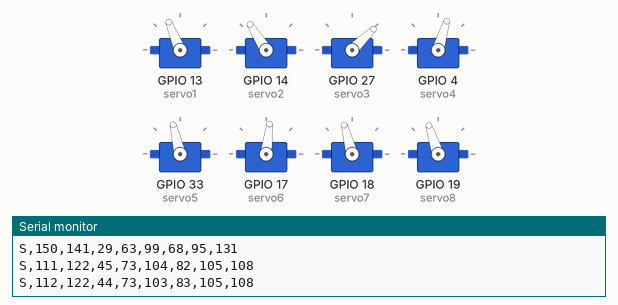
A sketch run on a simulated ESP32. Parts: 8 × servo, the last lines printed to the serial monitor. Nothing arrives over Bluetooth unless stated.

Above: at 2.05 s.
At 2.35 s:
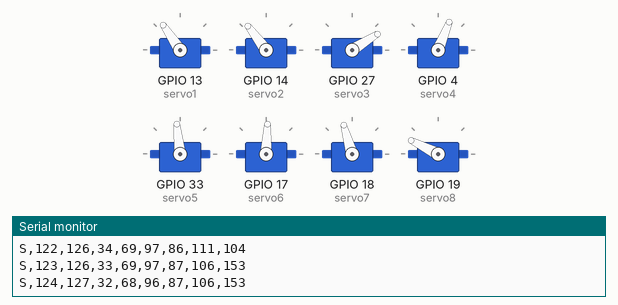
At 2.5 s:
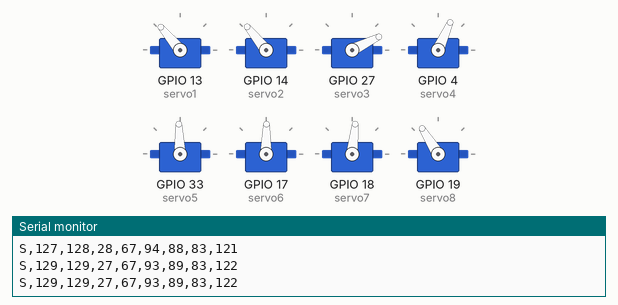
At 2.65 s:
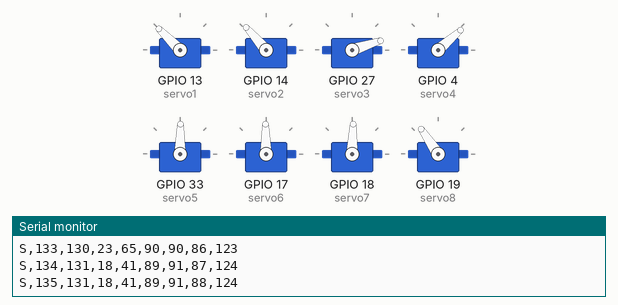
At 2.95 s:
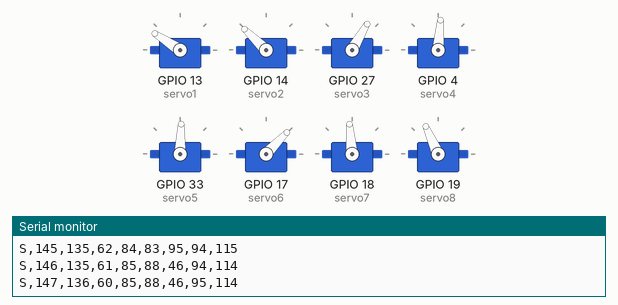
At 3.3 s:
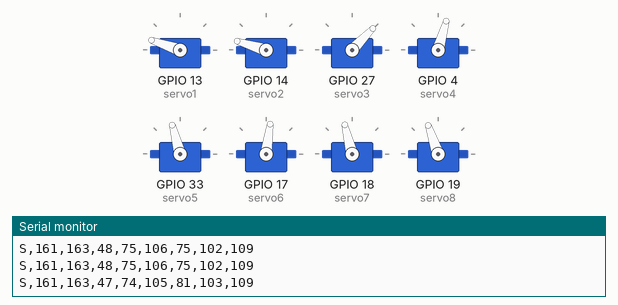
Timing chart, 0 to 5.1 s (numbered marks = the images above):
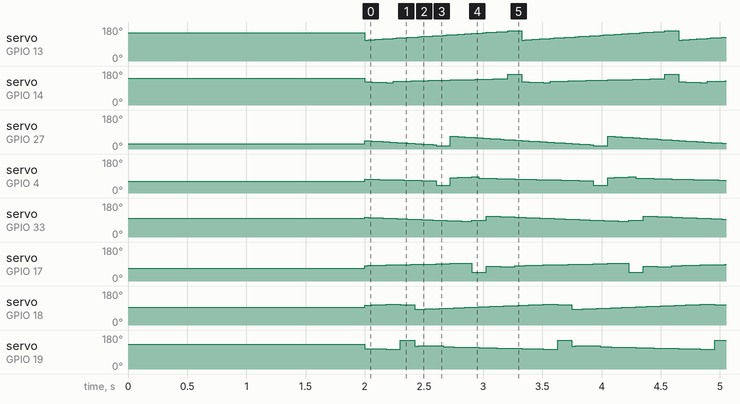

The sketch:

walking.ino
```cpp
#include <ESP32Servo.h>
#include <BluetoothSerial.h>

class LoggedServo : public Servo {
 public:
  int last = 90;
  void write(int v) { last = constrain(v, 0, 180); Servo::write(v); }
};

const int s1 = 105;
const int s2 = 140 + 90;
const int s3 = 75;
const int s4 = 65 - 90;
const int s5 = 145;
const int s6 = 70 - 90;
const int s7 = 50;
const int s8 = 130 + 90;
int servo1 = 13;
int servo2 = 14;
int servo3 = 27;
int servo4 = 4;
int servo5 = 33;
int servo6 = 17;
int servo7 = 18;
int servo8 = 19;
LoggedServo Servo1;
LoggedServo Servo2;
LoggedServo Servo3;
LoggedServo Servo4;
LoggedServo Servo5;
LoggedServo Servo6;
LoggedServo Servo7;
LoggedServo Servo8;

float leg1PositionTop;
float leg1PositionBottom;
float legCornerTop;
float legCornerBottom;

float startPositionFrontTop;
float startPositionFrontBottom;
float startPositionBackTop;
float startPositionBackBottom;

float frontRearCornerTop;
float frontRearCornerBottom;
float frontCornerTop;
float frontCornerBottom;
float frontMiddleCornerTop;
float frontMiddleCornerBottom;
float frontBeforeCornerTop;
float frontBeforeCornerBottom;

float backMiddleCornerTop;
float backMiddleCornerBottom;
float backRearCornerTop;
float backRearCornerBottom;
float backCornerTop;
float backCornerBottom;
float backBeforeCornerTop;
float backBeforeCornerBottom;

int numberOfSteps = 40;   //Количество шагов
float h = 6;
float l = 0;
float B;
int d = 1;
float s;
int pauseFlag1;
int pauseFlag2;
int pauseFlag3;
int pauseFlag4;
int k1;
int k2;
int k3;
int k4;
int direction = 1;
int const x = 5;
static unsigned long previousMillis = 0; // Время последнего обновления
const unsigned long interval = 30;       // Интервал между шагами (мс)
static int i1 = 0;                       // Текущие шаги
static int i2 = 20;
static int i3 = 10;
static int i4 = 30;
BluetoothSerial ESP_BT; // Объект для Bluetooth
int incoming;
struct Degrees {
  float servTop;
  float servBottom;
};
Degrees adjustment[4];
Degrees calculateDegrees(float h, float l);
//-----------------------------------------------------------
void setup() {
  Serial.begin(115200);
  ESP_BT.begin("Sobaka");// Задаем имя
  Serial.println("------------");

  Servo1.attach(servo1);
  Servo2.attach(servo2);
  Servo3.attach(servo3);
  Servo4.attach(servo4);
  Servo5.attach(servo5);
  Servo6.attach(servo6);
  Servo7.attach(servo7);
  Servo8.attach(servo8);
  legCornerTop = calculateDegrees(5.5, 0).servTop;//Верхний верхний угол
  legCornerBottom = calculateDegrees(5.5, 0).servBottom;//Нижний верхний угол
//--------------# Перед #---------------
  frontRearCornerTop = calculateDegrees(7, -4).servTop; //Верхний стартовый угол
  frontRearCornerBottom = calculateDegrees(7, -4).servBottom; //Нижний стартовый угол
  frontBeforeCornerTop = calculateDegrees(7, 1).servTop; //Верхний передний угол
  frontBeforeCornerBottom = calculateDegrees(7, 1).servBottom; //Нижний передний угол
  frontMiddleCornerTop = calculateDegrees(7, 0).servTop;
  frontMiddleCornerBottom = calculateDegrees(7, 0).servBottom;
  frontCornerTop = (calculateDegrees(7, 1).servTop - calculateDegrees(7, -4).servTop) / numberOfSteps; //Верхний шаг
  frontCornerBottom = (calculateDegrees(7, 1).servBottom - calculateDegrees(7, -4).servBottom) / numberOfSteps;//Нижный шаг

//--------------# Зад #---------------
  backRearCornerTop = calculateDegrees(7.5, -1).servTop; //Верхний стартовый угол
  backRearCornerBottom = calculateDegrees(7.5, -1).servBottom; //Нижний стартовый угол
  backBeforeCornerTop = calculateDegrees(7.5, 4).servTop; //Верхний передний угол
  backBeforeCornerBottom = calculateDegrees(7.5, 4).servBottom; //Нижний передний угол
  backMiddleCornerTop = calculateDegrees(7, 0).servTop;
  backMiddleCornerBottom = calculateDegrees(7, 0).servBottom;
  backCornerTop = (calculateDegrees(7, 4).servTop - calculateDegrees(7, -1).servTop) / numberOfSteps; //Верхний шаг
  backCornerBottom = (calculateDegrees(7, 4).servBottom - calculateDegrees(7, -1).servBottom) / numberOfSteps;//Нижный шаг

//--------------# Команды #---------------

//              # Лежать #

Servo1.write(s1 + frontMiddleCornerTop);
Servo2.write(s2 - frontMiddleCornerBottom);
Servo3.write(s3 - frontMiddleCornerTop);
Servo4.write(s4 + frontMiddleCornerBottom);
Servo5.write(s5 - backMiddleCornerTop);
Servo6.write(s6 + backMiddleCornerBottom);
Servo7.write(s7 + backMiddleCornerTop);
Servo8.write(s8 - backMiddleCornerBottom);
delay (2000);
}
//----------------------------------
void loop() {

  unsigned long currentMillis = millis();

  static unsigned long lastReport = 0;
  if (currentMillis - lastReport >= 20)
    {
    lastReport = currentMillis; reportServos();
    }

  if (ESP_BT.available())//Проверяем, не получили ли
    {
    incoming = ESP_BT.read(); // Читаем,что получили
    direction = incoming;
    }
  k1 = 1;
  k2 = 1;
  k3 = 1;
  k4 = 1;
  if (i1 >= numberOfSteps/ 5 ){
    k1 = -1;
  }
  if (i2 >= numberOfSteps/ 5 ){
    k2 = -1;
  }
  if (i3 >= numberOfSteps/ 5 ){
    k3 = -1;
  }
  if (i4 >= numberOfSteps/ 5 ){
    k4 = -1;
  }
  if (direction == 0){
    pauseFlag1++;
    pauseFlag2++;
    pauseFlag3++;
    pauseFlag4++;
  }
  if (direction == 1){
    d = 1;
    startPositionFrontTop = frontRearCornerTop;
    startPositionFrontBottom = frontRearCornerBottom;
    startPositionBackTop = backRearCornerTop;
    startPositionBackBottom = backRearCornerBottom;
  }
  if (direction == -1){
    d = -1;
    startPositionFrontTop = frontBeforeCornerTop;
    startPositionFrontBottom = frontBeforeCornerBottom;
    startPositionBackTop = backBeforeCornerTop;
    startPositionBackBottom = backBeforeCornerBottom;
  }
  if (currentMillis - previousMillis >= interval) {
    previousMillis = currentMillis; // Обновляем время последнего шага

    // Устанавливаем углы для сервоприводов
    //-----------------# Нога №1 #------------------
    if (pauseFlag1 > 0){
      pauseFlag1--;
    }
    else {
      leg1PositionTop = (s1 + (frontCornerTop * i1)* d + startPositionFrontTop);
      leg1PositionBottom = (s2 + ((frontCornerBottom * i1) * k1) * d - startPositionFrontBottom);

      i1++;
      if (i1 > numberOfSteps) {
        leg1PositionTop = (s1 + legCornerTop);
        leg1PositionBottom = (s2 - legCornerBottom);
        i1 = 0; // Сбрасываем счётчик, если достигли конца
        pauseFlag1= 3;
      }
      Servo1.write(leg1PositionTop);
      Servo2.write(leg1PositionBottom);
    }
    //-----------------# Нога №2 #------------------
    if (pauseFlag2 > 0){
      pauseFlag2--;
    }
    else {
      Servo3.write(s3 - (frontCornerTop * i2) * d - startPositionFrontTop);
      Servo4.write(s4 - ((frontCornerBottom * i2) * k2) * d + startPositionFrontBottom);
      i2++;
      if (i2 > numberOfSteps) {
        Servo3.write(s3 - legCornerTop);
        Servo4.write(s4 + legCornerBottom);
        i2 = 0; // Сбрасываем счётчик, если достигли конца
        pauseFlag2= 3;
      }
    }

    //-----------------# Нога №3 #------------------
    if (pauseFlag3 > 0){
      pauseFlag3--;
    }
    else {
      Servo5.write(s5 - (backCornerTop * i3) * d - startPositionBackTop);
      Servo6.write(s6 - ((backCornerBottom * i3)* k3) *d + startPositionBackBottom);
      i3++;
      if (i3 > numberOfSteps) {
        Servo5.write(s5 - legCornerTop);
        Servo6.write(s6 + legCornerBottom);
        i3 = 0; // Сбрасываем счётчик, если достигли конца
        pauseFlag3= 3;
      }
    }
    //-----------------# Нога №4 #------------------
    if (pauseFlag4 > 0){
      pauseFlag4--;
    }
    else {
      Servo7.write(s7 + (backCornerTop * i4) * d + startPositionBackTop);
      Servo8.write(s8 + ((backCornerBottom * i4)* k4) *d - startPositionBackBottom);
      i4++;
      if (i4 > numberOfSteps) {
        Servo7.write(s7 + legCornerTop);
        Servo8.write(s8 - legCornerBottom);
        i4 = 0; // Сбрасываем счётчик, если достигли конца
        pauseFlag4= 3;
      }
    }
  }
}
//-----------------------------------------------------------
Degrees calculateDegrees(float h, float l) {
  Degrees result;
  float b = (sqrt(h * h + l * l));
  float G = degrees(acos(((2 * x * x) - b * b) / (2 * x * x)));
  if (l > 0) {
    B = ((180 - G) / 2) + degrees(acos(h / b));
  }
  else {
    B = ((180 - G) / 2) - degrees(acos(h / b));
  }
  result.servTop = B;
  result.servBottom = G;
  return result;
}
void reportServos() {
  Serial.printf("S,%d,%d,%d,%d,%d,%d,%d,%d\n",
    Servo1.last, Servo2.last, Servo3.last, Servo4.last,
    Servo5.last, Servo6.last, Servo7.last, Servo8.last);
}
```

Measured:
- by itself, servo on GPIO 13 (servo1): ramps from 111° to 161° and jumps back, once every 1.3 s
- by itself, servo on GPIO 4 (servo4): repeats every 1.3 s: 72° 0.06 s, 71° 0.09 s, 70° 0.06 s, 69° 0.06 s, 68° 0.09 s, 67° 0.06 s, 66° 0.06 s, 65° 0.06 s, 41° 0.12 s, 82° 0.06 s, 83° 0.06 s, 84° 0.06 s, 85° 0.06 s, 78° 0.09 s, 77° 0.06 s, 76° 0.06 s, 75° 0.09 s, 74° 0.06 s, 73° 0.06 s
- by itself, servo on GPIO 17 (servo6): repeats every 1.3 s: 83° 0.06 s, 84° 0.09 s, 85° 0.06 s, 86° 0.06 s, 87° 0.09 s, 88° 0.06 s, 89° 0.06 s, 90° 0.09 s, 91° 0.06 s, 92° 0.06 s, 93° 0.06 s, 94° 0.09 s, 95° 0.03 s, 46° 0.12 s, 78° 0.03 s, 77° 0.09 s, 76° 0.06 s, 75° 0.06 s, 81° 0.03 s, 82° 0.06 s
